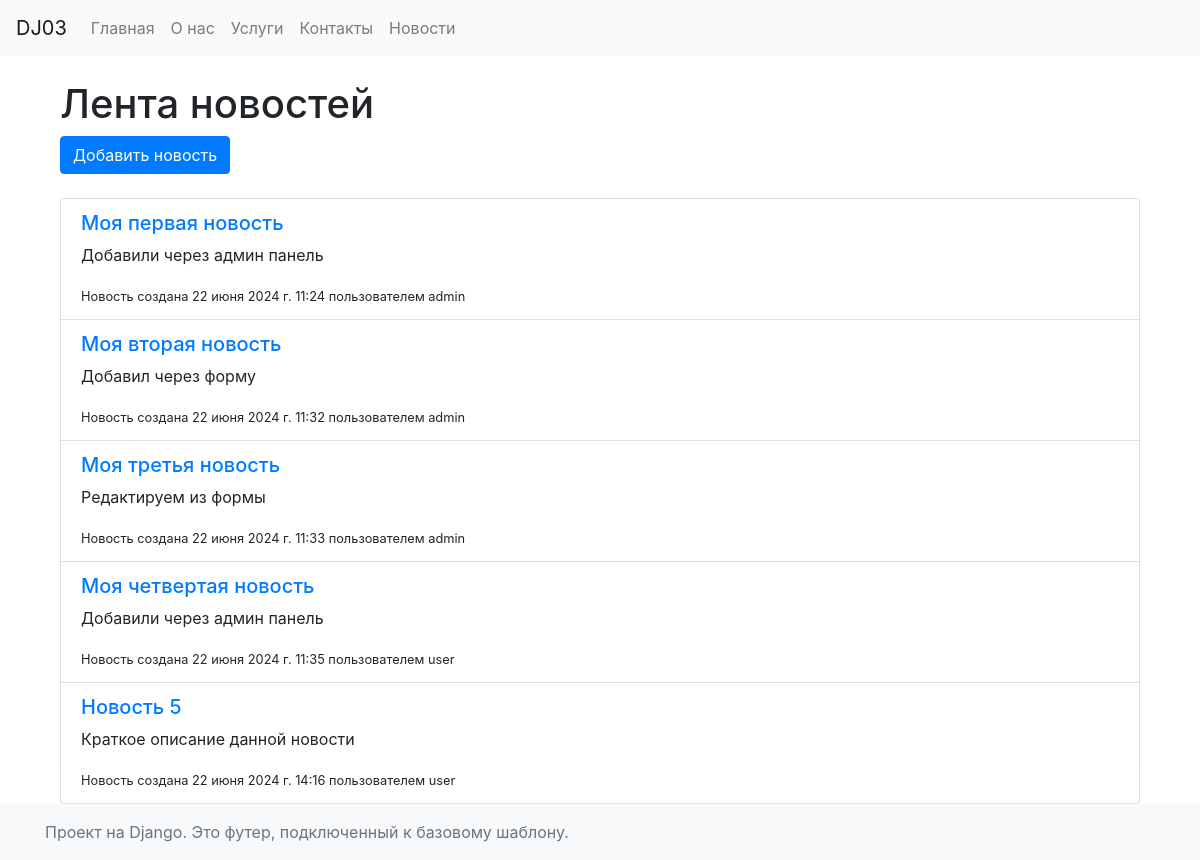
Page /news/ on the committed database.
### news/models.py (models this page shows, shortened)
class News(models.Model):
    title = models.CharField('Заголовок',max_length=50)
    short_description = models.CharField('Краткое описание',max_length=200)
    content = models.TextField('Текст', max_length=2000)
    published_date = models.DateTimeField('Дата публикации',default=timezone.now)
    author = models.ForeignKey(User, on_delete=models.CASCADE)
    class Meta:
        verbose_name = 'Новость'
        verbose_name_plural = 'Новости'

### news/views.py (the view)
# urls.py: path('', views.news_list, name='news_list'),
def news_list(request):
    news = News.objects.all()
    return render(request, 'news/news_list.html', {'news': news})

### news/templates/news/news_list.html (shortened to what this page needs)
{% extends 'main/base.html' %}
{% block content %}
<div class="container mt-4">
    <h1>Лента новостей</h1>
    <a class="btn btn-primary" href="{% url 'add_news' %}">Добавить новость</a>
    <ul class="list-group mt-4">
        {% for news_item in news %}
        <li class="list-group-item">
            <h5><a href="{% url 'news_detail' news_item.pk %}">{{ news_item.title }}</a></h5>
            <p>{{ news_item.short_description }}</p>
            <small>Новость создана {{ news_item.published_date }} пользователем {{ news_item.author }}</small>
        </li>
        {% endfor %}
    </ul>
</div>
{% endblock %}

### main/templates/main/base.html (shortened to what this page needs)
<!DOCTYPE html>
<html lang="en">
<head>
    <link href="https://stackpath.bootstrapcdn.com/bootstrap/4.5.2/css/bootstrap.min.css" rel="stylesheet">
</head>
<body>
    {% include 'main/menu.html' %}
    <div class="container">
        {% block content %}
        {% endblock %}
    </div>
    {% include 'main/footer.html' %}
</body>
</html>

### main/templates/main/menu.html (shortened to what this page needs)
<nav class="navbar navbar-expand-lg navbar-light bg-light">
    <a class="navbar-brand" href="/">DJ03</a>
    <div class="collapse navbar-collapse" id="navbarNav">
        <ul class="navbar-nav mr-auto">
            <li class="nav-item">
                <a class="nav-link" href="/">Главная</a>
            </li>
            <li class="nav-item">
                <a class="nav-link" href="/about">О нас</a>
            </li>
            <li class="nav-item">
                <a class="nav-link" href="/services">Услуги</a>
            </li>
            <li class="nav-item">
                <a class="nav-link" href="/contact">Контакты</a>
            </li>
            <li class="nav-item">
                <a class="nav-link" href="/news">Новости</a>
            </li>
        </ul>
    </div>
</nav>

### main/templates/main/footer.html
<footer class="footer mt-auto py-3 bg-light">
    <div class="container">
        <span class="text-muted">Проект на Django. Это футер, подключенный к базовому шаблону.</span>
    </div>
</footer>

### rows in the picture
News: title "Моя первая новость", short_description "Добавили через админ панель", published_date "22 июня 2024 г. 11:24", author "admin"
News: title "Моя вторая новость", short_description "Добавил через форму", published_date "22 июня 2024 г. 11:32", author "admin"
News: title "Моя третья новость", short_description "Редактируем из формы", published_date "22 июня 2024 г. 11:33", author "admin"
News: title "Моя четвертая новость", short_description "Добавили через админ панель", published_date "22 июня 2024 г. 11:35", author "user"
News: title "Новость 5", short_description "Краткое описание данной новости", published_date "22 июня 2024 г. 14:16", author "user"
